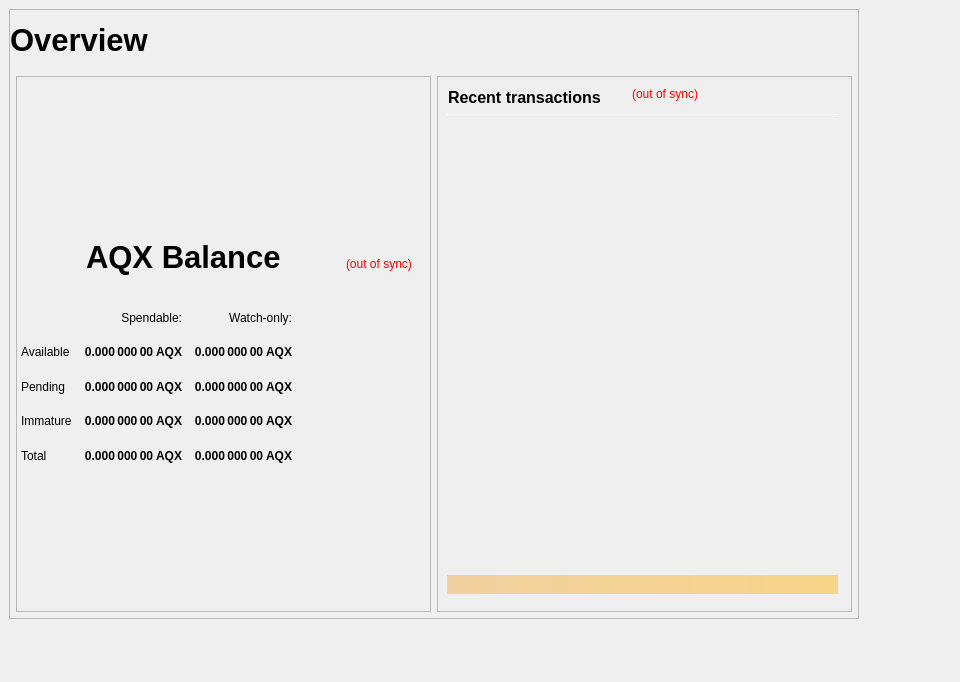
<?xml version="1.0" encoding="UTF-8"?>
<ui version="4.0">
 <class>OverviewPage</class>
 <widget class="QWidget" name="OverviewPage">
  <property name="geometry">
   <rect>
    <x>0</x>
    <y>0</y>
    <width>960</width>
    <height>682</height>
   </rect>
  </property>
  <property name="minimumSize">
   <size>
    <width>960</width>
    <height>682</height>
   </size>
  </property>
  <property name="font">
   <font>
    <weight>50</weight>
    <bold>false</bold>
   </font>
  </property>
  <property name="windowTitle">
   <string>Form</string>
  </property>
  <widget class="QFrame" name="frame_BG">
   <property name="geometry">
    <rect>
     <x>9</x>
     <y>9</y>
     <width>850</width>
     <height>610</height>
    </rect>
   </property>
   <property name="minimumSize">
    <size>
     <width>850</width>
     <height>610</height>
    </size>
   </property>
   <property name="maximumSize">
    <size>
     <width>16777215</width>
     <height>16777215</height>
    </size>
   </property>
   <property name="frameShape">
    <enum>QFrame::StyledPanel</enum>
   </property>
   <property name="frameShadow">
    <enum>QFrame::Raised</enum>
   </property>
   <layout class="QVBoxLayout" name="verticalLayout_3" stretch="0">
    <property name="leftMargin">
     <number>0</number>
    </property>
    <property name="topMargin">
     <number>0</number>
    </property>
    <property name="rightMargin">
     <number>0</number>
    </property>
    <property name="bottomMargin">
     <number>6</number>
    </property>
    <item>
     <layout class="QVBoxLayout" name="verticalLayout_Master" stretch="0,1">
      <property name="leftMargin">
       <number>0</number>
      </property>
      <property name="topMargin">
       <number>0</number>
      </property>
      <property name="rightMargin">
       <number>0</number>
      </property>
      <property name="bottomMargin">
       <number>0</number>
      </property>
      <item>
       <widget class="QFrame" name="frame_Header">
        <layout class="QVBoxLayout" name="verticalLayout_Header" stretch="0">
         <property name="leftMargin">
          <number>0</number>
         </property>
         <property name="topMargin">
          <number>0</number>
         </property>
         <property name="rightMargin">
          <number>0</number>
         </property>
         <property name="bottomMargin">
          <number>0</number>
         </property>
         <item>
          <layout class="QHBoxLayout" name="horizontalLayout_Header" stretch="0,0,0">
           <property name="spacing">
            <number>6</number>
           </property>
           <item>
            <widget class="QLabel" name="labelOverview">
             <property name="minimumSize">
              <size>
               <width>0</width>
               <height>0</height>
              </size>
             </property>
             <property name="font">
              <font>
               <pointsize>23</pointsize>
               <weight>75</weight>
               <bold>true</bold>
              </font>
             </property>
             <property name="text">
              <string>Overview</string>
             </property>
            </widget>
           </item>
           <item>
            <spacer name="horizontalSpacer_Header">
             <property name="orientation">
              <enum>Qt::Horizontal</enum>
             </property>
             <property name="sizeHint" stdset="0">
              <size>
               <width>40</width>
               <height>20</height>
              </size>
             </property>
            </spacer>
           </item>
           <item>
            <widget class="QLabel" name="labelOverviewHeaderRight">
             <property name="minimumSize">
              <size>
               <width>464</width>
               <height>60</height>
              </size>
             </property>
             <property name="maximumSize">
              <size>
               <width>16777215</width>
               <height>60</height>
              </size>
             </property>
             <property name="font">
              <font>
               <pointsize>14</pointsize>
              </font>
             </property>
             <property name="text">
              <string/>
             </property>
             <property name="alignment">
              <set>Qt::AlignRight|Qt::AlignTrailing|Qt::AlignVCenter</set>
             </property>
            </widget>
           </item>
          </layout>
         </item>
        </layout>
       </widget>
      </item>
      <item>
       <widget class="QFrame" name="frame_Content">
        <layout class="QVBoxLayout" name="verticalLayout_Content">
         <property name="leftMargin">
          <number>6</number>
         </property>
         <property name="topMargin">
          <number>0</number>
         </property>
         <property name="rightMargin">
          <number>6</number>
         </property>
         <property name="bottomMargin">
          <number>0</number>
         </property>
         <item>
          <layout class="QHBoxLayout" name="horizontalLayout_Content" stretch="1,1">
           <property name="spacing">
            <number>6</number>
           </property>
           <item>
            <layout class="QVBoxLayout" name="verticalLayout_left" stretch="0">
             <item>
              <widget class="QFrame" name="frameBalances">
               <property name="frameShape">
                <enum>QFrame::StyledPanel</enum>
               </property>
               <property name="frameShadow">
                <enum>QFrame::Raised</enum>
               </property>
               <widget class="QLabel" name="labelWalletStatus">
                <property name="geometry">
                 <rect>
                  <x>330</x>
                  <y>180</y>
                  <width>81</width>
                  <height>16</height>
                 </rect>
                </property>
                <property name="cursor">
                 <cursorShape>WhatsThisCursor</cursorShape>
                </property>
                <property name="toolTip">
                 <string>The displayed information may be out of date. Your wallet automatically synchronizes with the Aquila network after a connection is established, but this process has not completed yet.</string>
                </property>
                <property name="styleSheet">
                 <string notr="true">QLabel { color: red; }</string>
                </property>
                <property name="text">
                 <string notr="true">(out of sync)</string>
                </property>
                <property name="alignment">
                 <set>Qt::AlignLeading|Qt::AlignLeft|Qt::AlignVCenter</set>
                </property>
               </widget>
               <widget class="QWidget" name="layoutWidget">
                <property name="geometry">
                 <rect>
                  <x>5</x>
                  <y>230</y>
                  <width>401</width>
                  <height>161</height>
                 </rect>
                </property>
                <layout class="QGridLayout" name="gridLayout">
                 <property name="spacing">
                  <number>12</number>
                 </property>
                 <item row="2" column="2">
                  <widget class="QLabel" name="labelWatchPending">
                   <property name="font">
                    <font>
                     <weight>75</weight>
                     <bold>true</bold>
                    </font>
                   </property>
                   <property name="cursor">
                    <cursorShape>ArrowCursor</cursorShape>
                   </property>
                   <property name="toolTip">
                    <string>Unconfirmed transactions to watch-only addresses</string>
                   </property>
                   <property name="text">
                    <string notr="true">0.000 000 00 AQX</string>
                   </property>
                   <property name="alignment">
                    <set>Qt::AlignRight|Qt::AlignTrailing|Qt::AlignVCenter</set>
                   </property>
                   <property name="textInteractionFlags">
                    <set>Qt::NoTextInteraction</set>
                   </property>
                  </widget>
                 </item>
                 <item row="2" column="1">
                  <widget class="QLabel" name="labelUnconfirmed">
                   <property name="font">
                    <font>
                     <weight>75</weight>
                     <bold>true</bold>
                    </font>
                   </property>
                   <property name="cursor">
                    <cursorShape>ArrowCursor</cursorShape>
                   </property>
                   <property name="toolTip">
                    <string>Total of transactions that have yet to be confirmed, and do not yet count toward the spendable balance</string>
                   </property>
                   <property name="text">
                    <string notr="true">0.000 000 00 AQX</string>
                   </property>
                   <property name="alignment">
                    <set>Qt::AlignRight|Qt::AlignTrailing|Qt::AlignVCenter</set>
                   </property>
                   <property name="textInteractionFlags">
                    <set>Qt::NoTextInteraction</set>
                   </property>
                  </widget>
                 </item>
                 <item row="3" column="2">
                  <widget class="QLabel" name="labelWatchImmature">
                   <property name="font">
                    <font>
                     <weight>75</weight>
                     <bold>true</bold>
                    </font>
                   </property>
                   <property name="cursor">
                    <cursorShape>ArrowCursor</cursorShape>
                   </property>
                   <property name="toolTip">
                    <string>Staked or masternode rewards in watch-only addresses that has not yet matured</string>
                   </property>
                   <property name="text">
                    <string notr="true">0.000 000 00 AQX</string>
                   </property>
                   <property name="alignment">
                    <set>Qt::AlignRight|Qt::AlignTrailing|Qt::AlignVCenter</set>
                   </property>
                   <property name="textInteractionFlags">
                    <set>Qt::NoTextInteraction</set>
                   </property>
                  </widget>
                 </item>
                 <item row="4" column="0">
                  <widget class="QLabel" name="labelTotalText">
                   <property name="text">
                    <string>Total</string>
                   </property>
                   <property name="textInteractionFlags">
                    <set>Qt::NoTextInteraction</set>
                   </property>
                  </widget>
                 </item>
                 <item row="3" column="1">
                  <widget class="QLabel" name="labelImmature">
                   <property name="font">
                    <font>
                     <weight>75</weight>
                     <bold>true</bold>
                    </font>
                   </property>
                   <property name="cursor">
                    <cursorShape>ArrowCursor</cursorShape>
                   </property>
                   <property name="toolTip">
                    <string>Staked or masternode rewards that has not yet matured</string>
                   </property>
                   <property name="text">
                    <string notr="true">0.000 000 00 AQX</string>
                   </property>
                   <property name="alignment">
                    <set>Qt::AlignRight|Qt::AlignTrailing|Qt::AlignVCenter</set>
                   </property>
                   <property name="textInteractionFlags">
                    <set>Qt::NoTextInteraction</set>
                   </property>
                  </widget>
                 </item>
                 <item row="2" column="3">
                  <spacer name="hsBalances">
                   <property name="orientation">
                    <enum>Qt::Horizontal</enum>
                   </property>
                   <property name="sizeHint" stdset="0">
                    <size>
                     <width>40</width>
                     <height>20</height>
                    </size>
                   </property>
                  </spacer>
                 </item>
                 <item row="3" column="0">
                  <widget class="QLabel" name="labelImmatureText">
                   <property name="text">
                    <string>Immature</string>
                   </property>
                   <property name="textInteractionFlags">
                    <set>Qt::NoTextInteraction</set>
                   </property>
                  </widget>
                 </item>
                 <item row="4" column="1">
                  <widget class="QLabel" name="labelTotal">
                   <property name="font">
                    <font>
                     <weight>75</weight>
                     <bold>true</bold>
                    </font>
                   </property>
                   <property name="cursor">
                    <cursorShape>ArrowCursor</cursorShape>
                   </property>
                   <property name="toolTip">
                    <string>Your current total balance</string>
                   </property>
                   <property name="text">
                    <string notr="true">0.000 000 00 AQX</string>
                   </property>
                   <property name="alignment">
                    <set>Qt::AlignRight|Qt::AlignTrailing|Qt::AlignVCenter</set>
                   </property>
                   <property name="textInteractionFlags">
                    <set>Qt::NoTextInteraction</set>
                   </property>
                  </widget>
                 </item>
                 <item row="4" column="2">
                  <widget class="QLabel" name="labelWatchTotal">
                   <property name="font">
                    <font>
                     <weight>75</weight>
                     <bold>true</bold>
                    </font>
                   </property>
                   <property name="cursor">
                    <cursorShape>ArrowCursor</cursorShape>
                   </property>
                   <property name="toolTip">
                    <string>Current total balance in watch-only addresses</string>
                   </property>
                   <property name="text">
                    <string notr="true">0.000 000 00 AQX</string>
                   </property>
                   <property name="alignment">
                    <set>Qt::AlignRight|Qt::AlignTrailing|Qt::AlignVCenter</set>
                   </property>
                   <property name="textInteractionFlags">
                    <set>Qt::NoTextInteraction</set>
                   </property>
                  </widget>
                 </item>
                 <item row="0" column="2">
                  <widget class="QLabel" name="labelWatchonly">
                   <property name="text">
                    <string>Watch-only:</string>
                   </property>
                   <property name="alignment">
                    <set>Qt::AlignRight|Qt::AlignTrailing|Qt::AlignVCenter</set>
                   </property>
                  </widget>
                 </item>
                 <item row="1" column="0">
                  <widget class="QLabel" name="labelBalanceText">
                   <property name="text">
                    <string>Available</string>
                   </property>
                   <property name="textInteractionFlags">
                    <set>Qt::NoTextInteraction</set>
                   </property>
                  </widget>
                 </item>
                 <item row="1" column="1">
                  <widget class="QLabel" name="labelBalance">
                   <property name="font">
                    <font>
                     <weight>75</weight>
                     <bold>true</bold>
                    </font>
                   </property>
                   <property name="cursor">
                    <cursorShape>ArrowCursor</cursorShape>
                   </property>
                   <property name="toolTip">
                    <string>Your current spendable balance</string>
                   </property>
                   <property name="text">
                    <string notr="true">0.000 000 00 AQX</string>
                   </property>
                   <property name="alignment">
                    <set>Qt::AlignRight|Qt::AlignTrailing|Qt::AlignVCenter</set>
                   </property>
                   <property name="textInteractionFlags">
                    <set>Qt::NoTextInteraction</set>
                   </property>
                  </widget>
                 </item>
                 <item row="1" column="2">
                  <widget class="QLabel" name="labelWatchAvailable">
                   <property name="font">
                    <font>
                     <weight>75</weight>
                     <bold>true</bold>
                    </font>
                   </property>
                   <property name="cursor">
                    <cursorShape>ArrowCursor</cursorShape>
                   </property>
                   <property name="toolTip">
                    <string>Your current balance in watch-only addresses</string>
                   </property>
                   <property name="text">
                    <string notr="true">0.000 000 00 AQX</string>
                   </property>
                   <property name="alignment">
                    <set>Qt::AlignRight|Qt::AlignTrailing|Qt::AlignVCenter</set>
                   </property>
                   <property name="textInteractionFlags">
                    <set>Qt::NoTextInteraction</set>
                   </property>
                  </widget>
                 </item>
                 <item row="2" column="0">
                  <widget class="QLabel" name="labelPendingText">
                   <property name="text">
                    <string>Pending</string>
                   </property>
                   <property name="textInteractionFlags">
                    <set>Qt::NoTextInteraction</set>
                   </property>
                  </widget>
                 </item>
                 <item row="0" column="1">
                  <widget class="QLabel" name="labelSpendable">
                   <property name="text">
                    <string>Spendable:</string>
                   </property>
                   <property name="alignment">
                    <set>Qt::AlignRight|Qt::AlignTrailing|Qt::AlignVCenter</set>
                   </property>
                  </widget>
                 </item>
                </layout>
               </widget>
               <widget class="QLabel" name="labelBalances">
                <property name="geometry">
                 <rect>
                  <x>70</x>
                  <y>140</y>
                  <width>251</width>
                  <height>81</height>
                 </rect>
                </property>
                <property name="minimumSize">
                 <size>
                  <width>0</width>
                  <height>0</height>
                 </size>
                </property>
                <property name="font">
                 <font>
                  <pointsize>23</pointsize>
                  <weight>75</weight>
                  <bold>true</bold>
                 </font>
                </property>
                <property name="text">
                 <string>AQX Balance</string>
                </property>
               </widget>
              </widget>
             </item>
            </layout>
           </item>
           <item>
            <layout class="QVBoxLayout" name="verticalLayout_right" stretch="1">
             <item>
              <widget class="QFrame" name="frame_RecentTransactions">
               <property name="minimumSize">
                <size>
                 <width>0</width>
                 <height>0</height>
                </size>
               </property>
               <property name="frameShape">
                <enum>QFrame::StyledPanel</enum>
               </property>
               <property name="frameShadow">
                <enum>QFrame::Raised</enum>
               </property>
               <widget class="Line" name="line">
                <property name="geometry">
                 <rect>
                  <x>10</x>
                  <y>38</y>
                  <width>391</width>
                  <height>1</height>
                 </rect>
                </property>
                <property name="minimumSize">
                 <size>
                  <width>0</width>
                  <height>1</height>
                 </size>
                </property>
                <property name="maximumSize">
                 <size>
                  <width>16777215</width>
                  <height>1</height>
                 </size>
                </property>
                <property name="orientation">
                 <enum>Qt::Horizontal</enum>
                </property>
               </widget>
               <widget class="QListView" name="listTransactions">
                <property name="geometry">
                 <rect>
                  <x>10</x>
                  <y>45</y>
                  <width>391</width>
                  <height>192</height>
                 </rect>
                </property>
                <property name="minimumSize">
                 <size>
                  <width>0</width>
                  <height>0</height>
                 </size>
                </property>
                <property name="styleSheet">
                 <string notr="true">QListView { background: transparent; }</string>
                </property>
                <property name="frameShape">
                 <enum>QFrame::NoFrame</enum>
                </property>
                <property name="verticalScrollBarPolicy">
                 <enum>Qt::ScrollBarAlwaysOff</enum>
                </property>
                <property name="horizontalScrollBarPolicy">
                 <enum>Qt::ScrollBarAlwaysOff</enum>
                </property>
                <property name="selectionMode">
                 <enum>QAbstractItemView::NoSelection</enum>
                </property>
               </widget>
               <widget class="QLabel" name="labelAlerts">
                <property name="geometry">
                 <rect>
                  <x>10</x>
                  <y>499</y>
                  <width>391</width>
                  <height>19</height>
                 </rect>
                </property>
                <property name="maximumSize">
                 <size>
                  <width>16777215</width>
                  <height>16777215</height>
                 </size>
                </property>
                <property name="styleSheet">
                 <string notr="true">background-color: qlineargradient(x1: 0, y1: 0, x2: 1, y2: 0, stop:0 #F0D0A0, stop:1 #F8D488); color:#000000;</string>
                </property>
                <property name="text">
                 <string/>
                </property>
                <property name="wordWrap">
                 <bool>true</bool>
                </property>
                <property name="margin">
                 <number>3</number>
                </property>
               </widget>
               <widget class="QLabel" name="label_4">
                <property name="geometry">
                 <rect>
                  <x>11</x>
                  <y>11</y>
                  <width>162</width>
                  <height>20</height>
                 </rect>
                </property>
                <property name="minimumSize">
                 <size>
                  <width>0</width>
                  <height>20</height>
                 </size>
                </property>
                <property name="font">
                 <font>
                  <pointsize>12</pointsize>
                  <weight>75</weight>
                  <bold>true</bold>
                 </font>
                </property>
                <property name="text">
                 <string>Recent transactions</string>
                </property>
               </widget>
               <widget class="QLabel" name="labelTransactionsStatus">
                <property name="geometry">
                 <rect>
                  <x>190</x>
                  <y>10</y>
                  <width>71</width>
                  <height>16</height>
                 </rect>
                </property>
                <property name="cursor">
                 <cursorShape>WhatsThisCursor</cursorShape>
                </property>
                <property name="toolTip">
                 <string>The displayed information may be out of date. Your wallet automatically synchronizes with the Aquila network after a connection is established, but this process has not completed yet.</string>
                </property>
                <property name="styleSheet">
                 <string notr="true">QLabel { color: red; }</string>
                </property>
                <property name="text">
                 <string notr="true">(out of sync)</string>
                </property>
                <property name="alignment">
                 <set>Qt::AlignRight|Qt::AlignTrailing|Qt::AlignVCenter</set>
                </property>
               </widget>
              </widget>
             </item>
            </layout>
           </item>
          </layout>
         </item>
        </layout>
       </widget>
      </item>
     </layout>
    </item>
   </layout>
  </widget>
 </widget>
 <resources/>
 <connections/>
</ui>
